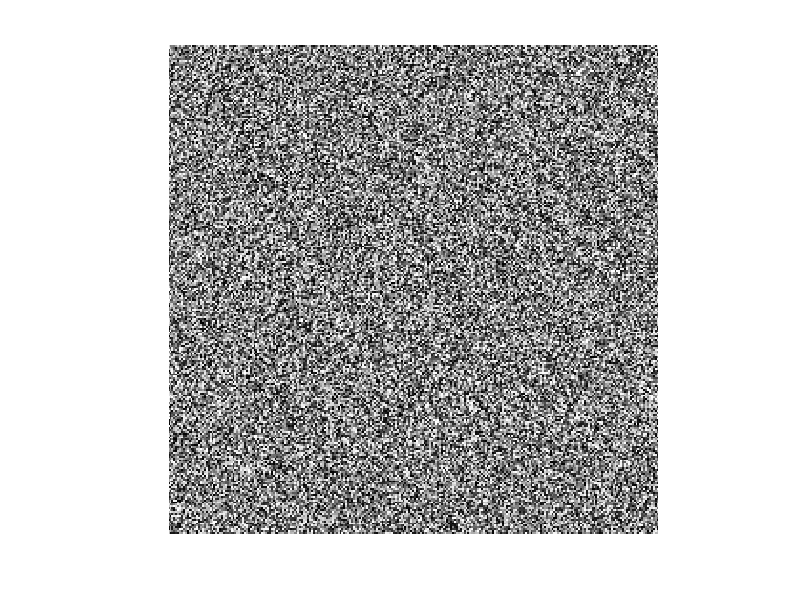

MATLAB code to generate this figure:
B = rand(256).*1000;
%Generaterandomimagearrayinrange0 1000

imshow(B);

% imagesc(B);

axis image;

% axis off;

% colormap("gray");

colorbar;

imshow(B,[0 1000]);